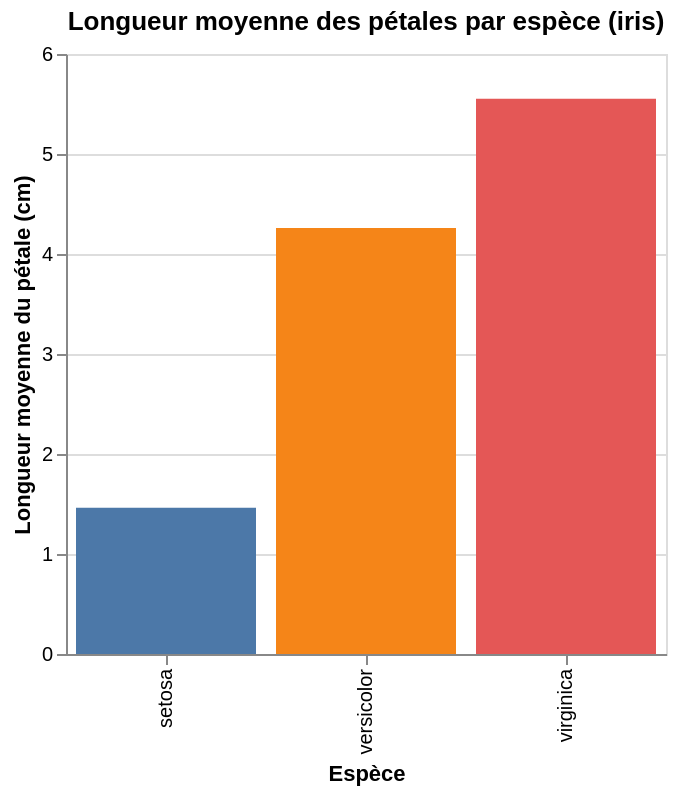

The code cell stored with this chart in its notebook:
### Markdown cell above
### Exemple B : Comparaison par catégories (`iris`)

- une barre par espèce
- hauteur = « longueur moyenne des pétales »

Ici aussi on peut spécifier l'agrégation `mean(petal_length)` directement **dans l'encodage**, on ne calcule toujours pas en amont un `groupby().mean()` pandas en amont (ni non plus une fonction `stat_*` séparée comme en plotnine).

L'agrégation est un simple suffixe sur le champ.

### Code cell
alt.Chart(iris).mark_bar().encode(
    x=alt.X("species:N", title="Espèce"),
    y=alt.Y("mean(petal_length):Q", title="Longueur moyenne du pétale (cm)"),
    color=alt.Color("species:N", legend=None),
).properties(
    title="Longueur moyenne des pétales par espèce (iris)", width=300, height=300
)

### Figure 1 — Vega-Lite specification as saved in the notebook (floating-point values rounded to 4 significant figures; data arrays with more than 128 entries replaced by an {"elided": "..."} marker saying what was removed)
{"config": {"view": {"continuousWidth": 300, "continuousHeight": 300}}, "data": {"name": "data-3a191f69da972c40738d695fb9f41d2b"}, "mark": {"type": "bar"}, "encoding": {"color": {"field": "species", "legend": null, "type": "nominal"}, "x": {"field": "species", "title": "Espèce", "type": "nominal"}, "y": {"aggregate": "mean", "field": "petal_length", "title": "Longueur moyenne du pétale (cm)", "type": "quantitative"}}, "height": 300, "title": "Longueur moyenne des pétales par espèce (iris)", "width": 300, "$schema": "https://vega.github.io/schema/vega-lite/v6.4.1.json", "datasets": {"data-3a191f69da972c40738d695fb9f41d2b": {"elided": "150 records"}}}
